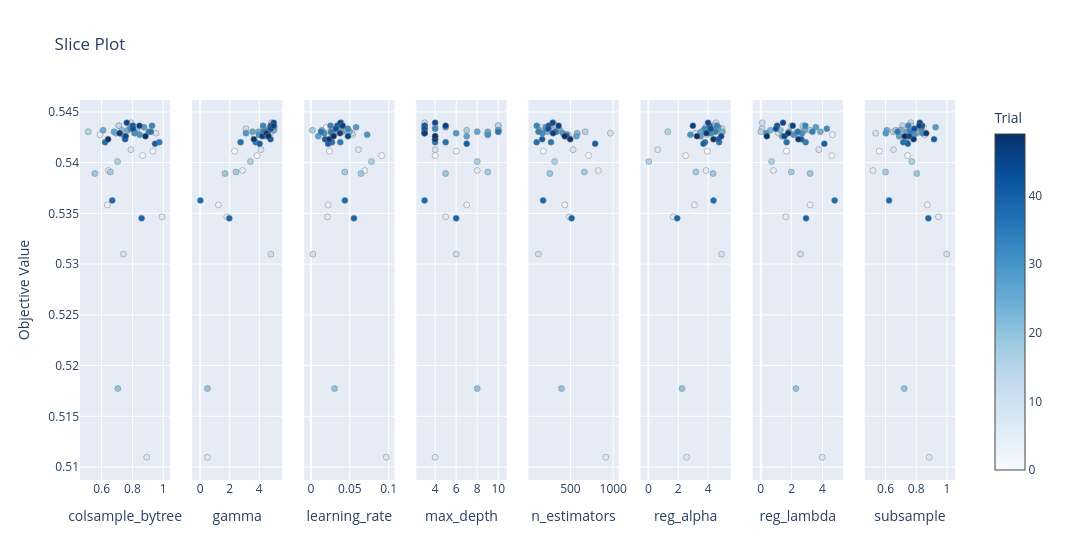

This figure's notebook cell:
### Markdown cell above
podemos observar las rutas que toma cada intento hasta llegar a una precisión.

### Code cell
fig2 = plot_slice(studyc)
fig2.show()
